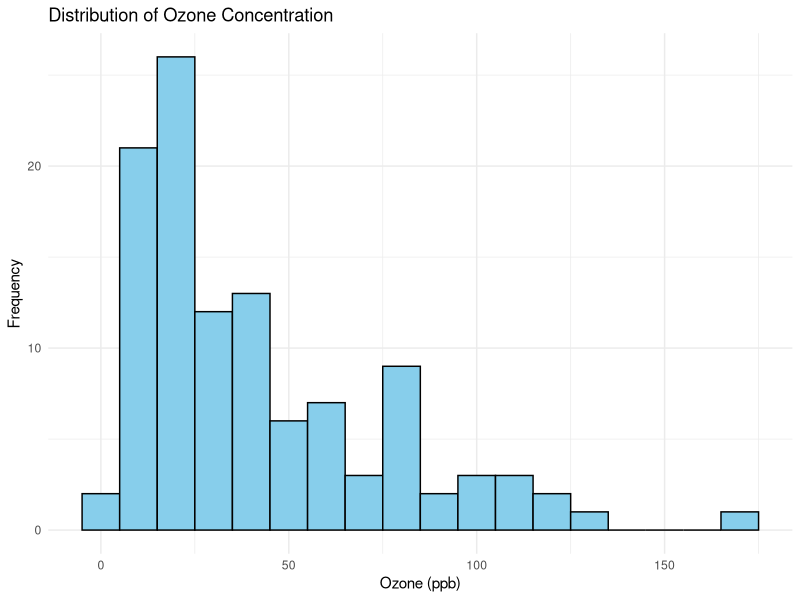

Recreate this plot in R.
library(ggplot2)

# Load dataset
data("airquality")

# Remove missing values
df <- na.omit(airquality)

# Histogram of Ozone concentration
ggplot(df, aes(x = Ozone)) +
  geom_histogram(binwidth = 10, fill = "skyblue", color = "black") +
  labs(title = "Distribution of Ozone Concentration",
       x = "Ozone (ppb)",
       y = "Frequency") +
  theme_minimal()